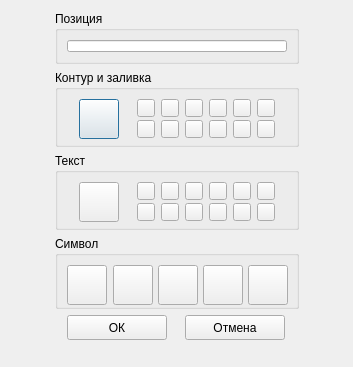
<?xml version="1.0" encoding="UTF-8"?>
<ui version="4.0">
 <class>Dialog</class>
 <widget class="QDialog" name="Dialog">
  <property name="geometry">
   <rect>
    <x>0</x>
    <y>0</y>
    <width>353</width>
    <height>367</height>
   </rect>
  </property>
  <property name="windowTitle">
   <string>Dialog</string>
  </property>
  <layout class="QGridLayout" name="gridLayout_4">
   <item row="0" column="0">
    <spacer name="horizontalSpacer">
     <property name="orientation">
      <enum>Qt::Horizontal</enum>
     </property>
     <property name="sizeHint" stdset="0">
      <size>
       <width>88</width>
       <height>20</height>
      </size>
     </property>
    </spacer>
   </item>
   <item row="0" column="1">
    <layout class="QVBoxLayout" name="verticalLayout">
     <item>
      <widget class="QGroupBox" name="groupBox_3">
       <property name="minimumSize">
        <size>
         <width>206</width>
         <height>53</height>
        </size>
       </property>
       <property name="maximumSize">
        <size>
         <width>5000</width>
         <height>53</height>
        </size>
       </property>
       <property name="title">
        <string>Позиция</string>
       </property>
       <layout class="QHBoxLayout" name="horizontalLayout">
        <item>
         <widget class="QLineEdit" name="lineEdit"/>
        </item>
       </layout>
      </widget>
     </item>
     <item>
      <widget class="QGroupBox" name="groupBox_2">
       <property name="minimumSize">
        <size>
         <width>206</width>
         <height>77</height>
        </size>
       </property>
       <property name="maximumSize">
        <size>
         <width>5000</width>
         <height>77</height>
        </size>
       </property>
       <property name="title">
        <string>Контур и заливка</string>
       </property>
       <layout class="QHBoxLayout" name="horizontalLayout_2">
        <item>
         <widget class="QPushButton" name="pushButton_26">
          <property name="minimumSize">
           <size>
            <width>40</width>
            <height>40</height>
           </size>
          </property>
          <property name="maximumSize">
           <size>
            <width>40</width>
            <height>40</height>
           </size>
          </property>
          <property name="text">
           <string/>
          </property>
         </widget>
        </item>
        <item>
         <layout class="QGridLayout" name="gridLayout_2">
          <item row="0" column="3">
           <widget class="QPushButton" name="pushButton_13">
            <property name="minimumSize">
             <size>
              <width>18</width>
              <height>18</height>
             </size>
            </property>
            <property name="maximumSize">
             <size>
              <width>18</width>
              <height>18</height>
             </size>
            </property>
            <property name="text">
             <string/>
            </property>
           </widget>
          </item>
          <item row="1" column="0">
           <widget class="QPushButton" name="pushButton_14">
            <property name="minimumSize">
             <size>
              <width>18</width>
              <height>18</height>
             </size>
            </property>
            <property name="maximumSize">
             <size>
              <width>18</width>
              <height>18</height>
             </size>
            </property>
            <property name="text">
             <string/>
            </property>
           </widget>
          </item>
          <item row="0" column="4">
           <widget class="QPushButton" name="pushButton_15">
            <property name="minimumSize">
             <size>
              <width>18</width>
              <height>18</height>
             </size>
            </property>
            <property name="maximumSize">
             <size>
              <width>18</width>
              <height>18</height>
             </size>
            </property>
            <property name="text">
             <string/>
            </property>
           </widget>
          </item>
          <item row="0" column="0">
           <widget class="QPushButton" name="pushButton_16">
            <property name="minimumSize">
             <size>
              <width>18</width>
              <height>18</height>
             </size>
            </property>
            <property name="maximumSize">
             <size>
              <width>18</width>
              <height>18</height>
             </size>
            </property>
            <property name="text">
             <string/>
            </property>
           </widget>
          </item>
          <item row="0" column="2">
           <widget class="QPushButton" name="pushButton_17">
            <property name="minimumSize">
             <size>
              <width>18</width>
              <height>18</height>
             </size>
            </property>
            <property name="maximumSize">
             <size>
              <width>18</width>
              <height>18</height>
             </size>
            </property>
            <property name="text">
             <string/>
            </property>
           </widget>
          </item>
          <item row="0" column="1">
           <widget class="QPushButton" name="pushButton_18">
            <property name="minimumSize">
             <size>
              <width>18</width>
              <height>18</height>
             </size>
            </property>
            <property name="maximumSize">
             <size>
              <width>18</width>
              <height>18</height>
             </size>
            </property>
            <property name="text">
             <string/>
            </property>
           </widget>
          </item>
          <item row="0" column="5">
           <widget class="QPushButton" name="pushButton_19">
            <property name="minimumSize">
             <size>
              <width>18</width>
              <height>18</height>
             </size>
            </property>
            <property name="maximumSize">
             <size>
              <width>18</width>
              <height>18</height>
             </size>
            </property>
            <property name="text">
             <string/>
            </property>
           </widget>
          </item>
          <item row="1" column="1">
           <widget class="QPushButton" name="pushButton_20">
            <property name="minimumSize">
             <size>
              <width>18</width>
              <height>18</height>
             </size>
            </property>
            <property name="maximumSize">
             <size>
              <width>18</width>
              <height>18</height>
             </size>
            </property>
            <property name="text">
             <string/>
            </property>
           </widget>
          </item>
          <item row="1" column="2">
           <widget class="QPushButton" name="pushButton_21">
            <property name="minimumSize">
             <size>
              <width>18</width>
              <height>18</height>
             </size>
            </property>
            <property name="maximumSize">
             <size>
              <width>18</width>
              <height>18</height>
             </size>
            </property>
            <property name="text">
             <string/>
            </property>
           </widget>
          </item>
          <item row="1" column="3">
           <widget class="QPushButton" name="pushButton_22">
            <property name="minimumSize">
             <size>
              <width>18</width>
              <height>18</height>
             </size>
            </property>
            <property name="maximumSize">
             <size>
              <width>18</width>
              <height>18</height>
             </size>
            </property>
            <property name="text">
             <string/>
            </property>
           </widget>
          </item>
          <item row="1" column="4">
           <widget class="QPushButton" name="pushButton_23">
            <property name="minimumSize">
             <size>
              <width>18</width>
              <height>18</height>
             </size>
            </property>
            <property name="maximumSize">
             <size>
              <width>18</width>
              <height>18</height>
             </size>
            </property>
            <property name="text">
             <string/>
            </property>
           </widget>
          </item>
          <item row="1" column="5">
           <widget class="QPushButton" name="pushButton_24">
            <property name="minimumSize">
             <size>
              <width>18</width>
              <height>18</height>
             </size>
            </property>
            <property name="maximumSize">
             <size>
              <width>18</width>
              <height>18</height>
             </size>
            </property>
            <property name="text">
             <string/>
            </property>
           </widget>
          </item>
         </layout>
        </item>
       </layout>
      </widget>
     </item>
     <item>
      <widget class="QGroupBox" name="groupBox_4">
       <property name="minimumSize">
        <size>
         <width>206</width>
         <height>77</height>
        </size>
       </property>
       <property name="maximumSize">
        <size>
         <width>5000</width>
         <height>77</height>
        </size>
       </property>
       <property name="title">
        <string>Текст</string>
       </property>
       <layout class="QHBoxLayout" name="horizontalLayout_4">
        <item>
         <widget class="QPushButton" name="pushButton_27">
          <property name="minimumSize">
           <size>
            <width>40</width>
            <height>40</height>
           </size>
          </property>
          <property name="maximumSize">
           <size>
            <width>40</width>
            <height>40</height>
           </size>
          </property>
          <property name="text">
           <string/>
          </property>
         </widget>
        </item>
        <item>
         <layout class="QGridLayout" name="gridLayout_3">
          <item row="0" column="3">
           <widget class="QPushButton" name="pushButton_25">
            <property name="minimumSize">
             <size>
              <width>18</width>
              <height>18</height>
             </size>
            </property>
            <property name="maximumSize">
             <size>
              <width>18</width>
              <height>18</height>
             </size>
            </property>
            <property name="text">
             <string/>
            </property>
           </widget>
          </item>
          <item row="1" column="0">
           <widget class="QPushButton" name="pushButton_28">
            <property name="minimumSize">
             <size>
              <width>18</width>
              <height>18</height>
             </size>
            </property>
            <property name="maximumSize">
             <size>
              <width>18</width>
              <height>18</height>
             </size>
            </property>
            <property name="text">
             <string/>
            </property>
           </widget>
          </item>
          <item row="0" column="4">
           <widget class="QPushButton" name="pushButton_29">
            <property name="minimumSize">
             <size>
              <width>18</width>
              <height>18</height>
             </size>
            </property>
            <property name="maximumSize">
             <size>
              <width>18</width>
              <height>18</height>
             </size>
            </property>
            <property name="text">
             <string/>
            </property>
           </widget>
          </item>
          <item row="0" column="0">
           <widget class="QPushButton" name="pushButton_30">
            <property name="minimumSize">
             <size>
              <width>18</width>
              <height>18</height>
             </size>
            </property>
            <property name="maximumSize">
             <size>
              <width>18</width>
              <height>18</height>
             </size>
            </property>
            <property name="text">
             <string/>
            </property>
           </widget>
          </item>
          <item row="0" column="2">
           <widget class="QPushButton" name="pushButton_31">
            <property name="minimumSize">
             <size>
              <width>18</width>
              <height>18</height>
             </size>
            </property>
            <property name="maximumSize">
             <size>
              <width>18</width>
              <height>18</height>
             </size>
            </property>
            <property name="text">
             <string/>
            </property>
           </widget>
          </item>
          <item row="0" column="1">
           <widget class="QPushButton" name="pushButton_32">
            <property name="minimumSize">
             <size>
              <width>18</width>
              <height>18</height>
             </size>
            </property>
            <property name="maximumSize">
             <size>
              <width>18</width>
              <height>18</height>
             </size>
            </property>
            <property name="text">
             <string/>
            </property>
           </widget>
          </item>
          <item row="0" column="5">
           <widget class="QPushButton" name="pushButton_33">
            <property name="minimumSize">
             <size>
              <width>18</width>
              <height>18</height>
             </size>
            </property>
            <property name="maximumSize">
             <size>
              <width>18</width>
              <height>18</height>
             </size>
            </property>
            <property name="text">
             <string/>
            </property>
           </widget>
          </item>
          <item row="1" column="1">
           <widget class="QPushButton" name="pushButton_34">
            <property name="minimumSize">
             <size>
              <width>18</width>
              <height>18</height>
             </size>
            </property>
            <property name="maximumSize">
             <size>
              <width>18</width>
              <height>18</height>
             </size>
            </property>
            <property name="text">
             <string/>
            </property>
           </widget>
          </item>
          <item row="1" column="2">
           <widget class="QPushButton" name="pushButton_35">
            <property name="minimumSize">
             <size>
              <width>18</width>
              <height>18</height>
             </size>
            </property>
            <property name="maximumSize">
             <size>
              <width>18</width>
              <height>18</height>
             </size>
            </property>
            <property name="text">
             <string/>
            </property>
           </widget>
          </item>
          <item row="1" column="3">
           <widget class="QPushButton" name="pushButton_36">
            <property name="minimumSize">
             <size>
              <width>18</width>
              <height>18</height>
             </size>
            </property>
            <property name="maximumSize">
             <size>
              <width>18</width>
              <height>18</height>
             </size>
            </property>
            <property name="text">
             <string/>
            </property>
           </widget>
          </item>
          <item row="1" column="4">
           <widget class="QPushButton" name="pushButton_37">
            <property name="minimumSize">
             <size>
              <width>18</width>
              <height>18</height>
             </size>
            </property>
            <property name="maximumSize">
             <size>
              <width>18</width>
              <height>18</height>
             </size>
            </property>
            <property name="text">
             <string/>
            </property>
           </widget>
          </item>
          <item row="1" column="5">
           <widget class="QPushButton" name="pushButton_38">
            <property name="minimumSize">
             <size>
              <width>18</width>
              <height>18</height>
             </size>
            </property>
            <property name="maximumSize">
             <size>
              <width>18</width>
              <height>18</height>
             </size>
            </property>
            <property name="text">
             <string/>
            </property>
           </widget>
          </item>
         </layout>
        </item>
       </layout>
      </widget>
     </item>
     <item>
      <widget class="QGroupBox" name="groupBox">
       <property name="minimumSize">
        <size>
         <width>244</width>
         <height>73</height>
        </size>
       </property>
       <property name="maximumSize">
        <size>
         <width>244</width>
         <height>73</height>
        </size>
       </property>
       <property name="title">
        <string>Символ</string>
       </property>
       <layout class="QHBoxLayout" name="horizontalLayout_5">
        <item>
         <widget class="QPushButton" name="pushButton">
          <property name="minimumSize">
           <size>
            <width>40</width>
            <height>40</height>
           </size>
          </property>
          <property name="maximumSize">
           <size>
            <width>40</width>
            <height>40</height>
           </size>
          </property>
          <property name="text">
           <string/>
          </property>
         </widget>
        </item>
        <item>
         <widget class="QPushButton" name="pushButton_2">
          <property name="minimumSize">
           <size>
            <width>40</width>
            <height>40</height>
           </size>
          </property>
          <property name="maximumSize">
           <size>
            <width>40</width>
            <height>40</height>
           </size>
          </property>
          <property name="text">
           <string/>
          </property>
         </widget>
        </item>
        <item>
         <widget class="QPushButton" name="pushButton_4">
          <property name="minimumSize">
           <size>
            <width>40</width>
            <height>40</height>
           </size>
          </property>
          <property name="maximumSize">
           <size>
            <width>40</width>
            <height>40</height>
           </size>
          </property>
          <property name="text">
           <string/>
          </property>
         </widget>
        </item>
        <item>
         <widget class="QPushButton" name="pushButton_3">
          <property name="minimumSize">
           <size>
            <width>40</width>
            <height>40</height>
           </size>
          </property>
          <property name="maximumSize">
           <size>
            <width>40</width>
            <height>40</height>
           </size>
          </property>
          <property name="text">
           <string/>
          </property>
         </widget>
        </item>
        <item>
         <widget class="QPushButton" name="pushButton_5">
          <property name="minimumSize">
           <size>
            <width>40</width>
            <height>40</height>
           </size>
          </property>
          <property name="maximumSize">
           <size>
            <width>40</width>
            <height>40</height>
           </size>
          </property>
          <property name="text">
           <string/>
          </property>
         </widget>
        </item>
       </layout>
      </widget>
     </item>
     <item>
      <layout class="QHBoxLayout" name="horizontalLayout_3">
       <item>
        <widget class="QPushButton" name="pushButton_6">
         <property name="minimumSize">
          <size>
           <width>100</width>
           <height>25</height>
          </size>
         </property>
         <property name="maximumSize">
          <size>
           <width>100</width>
           <height>25</height>
          </size>
         </property>
         <property name="text">
          <string>ОК</string>
         </property>
        </widget>
       </item>
       <item>
        <widget class="QPushButton" name="pushButton_7">
         <property name="minimumSize">
          <size>
           <width>100</width>
           <height>25</height>
          </size>
         </property>
         <property name="maximumSize">
          <size>
           <width>100</width>
           <height>25</height>
          </size>
         </property>
         <property name="text">
          <string>Отмена</string>
         </property>
        </widget>
       </item>
      </layout>
     </item>
    </layout>
   </item>
   <item row="1" column="1">
    <spacer name="verticalSpacer">
     <property name="orientation">
      <enum>Qt::Vertical</enum>
     </property>
     <property name="sizeHint" stdset="0">
      <size>
       <width>20</width>
       <height>81</height>
      </size>
     </property>
    </spacer>
   </item>
   <item row="0" column="2">
    <spacer name="horizontalSpacer_2">
     <property name="orientation">
      <enum>Qt::Horizontal</enum>
     </property>
     <property name="sizeHint" stdset="0">
      <size>
       <width>87</width>
       <height>20</height>
      </size>
     </property>
    </spacer>
   </item>
  </layout>
 </widget>
 <resources/>
 <connections/>
</ui>
